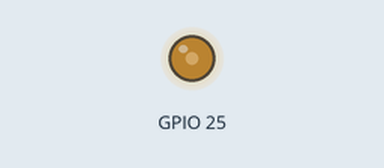
Bench run of a sketch on a simulated ESP32. Shown: output pins drawn as LEDs (lit = HIGH). What the sketch prints to the serial monitor is not drawn.

Above: at 0.05 s.
At 1.75 s:
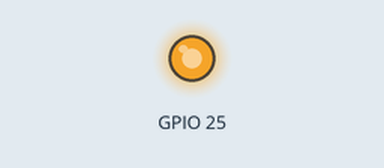
At 3.45 s:
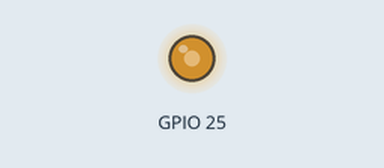
Timing chart, 0 to 5.5 s (numbered marks = the images above):
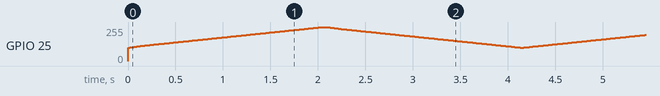

The sketch:

ESP32-Salida_DAC.ino
```cpp
//Efecto respiración
//Uso de la salida DAC para controlar le intensidad de un led.
//Usando el conversor digital analógico controlamos la cantidad de
//energía que se envía un led para tener un efecto similar al de
//la salida PWM.

void setup() {
Serial.begin(9600);


}

void loop() {
  for(int i = 100; i < 255; i++){
    Serial.print("Sube -->");
    Serial.println(i);
    dacWrite(25, i);
    delay(10);
  }

  delay(50);

  for(int i = 255; i > 100; i--){
    Serial.print("Baja -->");
    Serial.println(i);
    dacWrite(25, i);
    delay(10);
  }

}
```
